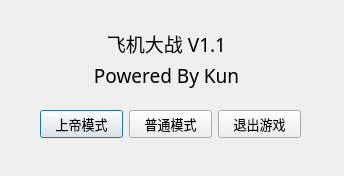
<?xml version="1.0" encoding="UTF-8"?>
<ui version="4.0">
 <class>LogInDlg</class>
 <widget class="QDialog" name="LogInDlg">
  <property name="geometry">
   <rect>
    <x>0</x>
    <y>0</y>
    <width>344</width>
    <height>176</height>
   </rect>
  </property>
  <property name="font">
   <font>
    <family>微软雅黑</family>
    <pointsize>10</pointsize>
   </font>
  </property>
  <property name="windowTitle">
   <string>飞机大战登陆</string>
  </property>
  <widget class="QWidget" name="layoutWidget">
   <property name="geometry">
    <rect>
     <x>80</x>
     <y>30</y>
     <width>173</width>
     <height>58</height>
    </rect>
   </property>
   <layout class="QVBoxLayout" name="verticalLayout">
    <item>
     <widget class="QLabel" name="label">
      <property name="font">
       <font>
        <pointsize>14</pointsize>
       </font>
      </property>
      <property name="text">
       <string>飞机大战 V1.1</string>
      </property>
      <property name="alignment">
       <set>Qt::AlignCenter</set>
      </property>
     </widget>
    </item>
    <item>
     <widget class="QLabel" name="label_2">
      <property name="font">
       <font>
        <pointsize>14</pointsize>
       </font>
      </property>
      <property name="text">
       <string>Powered By Kun</string>
      </property>
      <property name="alignment">
       <set>Qt::AlignCenter</set>
      </property>
     </widget>
    </item>
   </layout>
  </widget>
  <widget class="QWidget" name="layoutWidget">
   <property name="geometry">
    <rect>
     <x>40</x>
     <y>110</y>
     <width>261</width>
     <height>29</height>
    </rect>
   </property>
   <layout class="QHBoxLayout" name="horizontalLayout">
    <item>
     <widget class="QPushButton" name="pushButton_loadStart">
      <property name="text">
       <string>上帝模式</string>
      </property>
     </widget>
    </item>
    <item>
     <widget class="QPushButton" name="pushButton_start">
      <property name="text">
       <string>普通模式</string>
      </property>
     </widget>
    </item>
    <item>
     <widget class="QPushButton" name="pushButton_exit">
      <property name="text">
       <string>退出游戏</string>
      </property>
     </widget>
    </item>
   </layout>
  </widget>
 </widget>
 <resources/>
 <connections/>
</ui>
